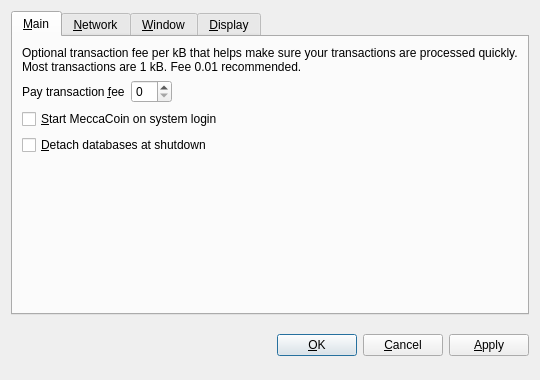
<?xml version="1.0" encoding="UTF-8"?>
<ui version="4.0">
 <class>OptionsDialog</class>
 <widget class="QDialog" name="OptionsDialog">
  <property name="geometry">
   <rect>
    <x>0</x>
    <y>0</y>
    <width>540</width>
    <height>380</height>
   </rect>
  </property>
  <property name="windowTitle">
   <string>Options</string>
  </property>
  <property name="modal">
   <bool>true</bool>
  </property>
  <layout class="QVBoxLayout" name="verticalLayout">
   <item>
    <widget class="QTabWidget" name="tabWidget">
     <property name="tabPosition">
      <enum>QTabWidget::North</enum>
     </property>
     <property name="currentIndex">
      <number>0</number>
     </property>
     <widget class="QWidget" name="tabMain">
      <attribute name="title">
       <string>&amp;Main</string>
      </attribute>
      <layout class="QVBoxLayout" name="verticalLayout_Main">
       <item>
        <widget class="QLabel" name="transactionFeeInfoLabel">
         <property name="text">
          <string>Optional transaction fee per kB that helps make sure your transactions are processed quickly. Most transactions are 1 kB. Fee 0.01 recommended.</string>
         </property>
         <property name="textFormat">
          <enum>Qt::PlainText</enum>
         </property>
         <property name="wordWrap">
          <bool>true</bool>
         </property>
        </widget>
       </item>
       <item>
        <layout class="QHBoxLayout" name="horizontalLayout_Main">
         <item>
          <widget class="QLabel" name="transactionFeeLabel">
           <property name="text">
            <string>Pay transaction &amp;fee</string>
           </property>
           <property name="textFormat">
            <enum>Qt::PlainText</enum>
           </property>
           <property name="buddy">
            <cstring>transactionFee</cstring>
           </property>
          </widget>
         </item>
         <item>
          <widget class="BitcoinAmountField" name="transactionFee"/>
         </item>
         <item>
          <spacer name="horizontalSpacer_Main">
           <property name="orientation">
            <enum>Qt::Horizontal</enum>
           </property>
           <property name="sizeHint" stdset="0">
            <size>
             <width>40</width>
             <height>20</height>
            </size>
           </property>
          </spacer>
         </item>
        </layout>
       </item>
       <item>
        <widget class="QCheckBox" name="bitcoinAtStartup">
         <property name="toolTip">
          <string>Automatically start MeccaCoin after logging in to the system.</string>
         </property>
         <property name="text">
          <string>&amp;Start MeccaCoin on system login</string>
         </property>
        </widget>
       </item>
       <item>
        <widget class="QCheckBox" name="detachDatabases">
         <property name="toolTip">
          <string>Detach block and address databases at shutdown. This means they can be moved to another data directory, but it slows down shutdown. The wallet is always detached.</string>
         </property>
         <property name="text">
          <string>&amp;Detach databases at shutdown</string>
         </property>
        </widget>
       </item>
       <item>
        <spacer name="verticalSpacer_Main">
         <property name="orientation">
          <enum>Qt::Vertical</enum>
         </property>
         <property name="sizeHint" stdset="0">
          <size>
           <width>20</width>
           <height>40</height>
          </size>
         </property>
        </spacer>
       </item>
      </layout>
     </widget>
     <widget class="QWidget" name="tabNetwork">
      <attribute name="title">
       <string>&amp;Network</string>
      </attribute>
      <layout class="QVBoxLayout" name="verticalLayout_Network">
       <item>
        <widget class="QCheckBox" name="mapPortUpnp">
         <property name="toolTip">
          <string>Automatically open the MeccaCoin client port on the router. This only works when your router supports UPnP and it is enabled.</string>
         </property>
         <property name="text">
          <string>Map port using &amp;UPnP</string>
         </property>
        </widget>
       </item>
       <item>
        <widget class="QCheckBox" name="connectSocks">
         <property name="toolTip">
          <string>Connect to the MeccaCoin network through a SOCKS proxy (e.g. when connecting through Tor).</string>
         </property>
         <property name="text">
          <string>&amp;Connect through SOCKS proxy:</string>
         </property>
        </widget>
       </item>
       <item>
        <layout class="QHBoxLayout" name="horizontalLayout_Network">
         <item>
          <widget class="QLabel" name="proxyIpLabel">
           <property name="text">
            <string>Proxy &amp;IP:</string>
           </property>
           <property name="textFormat">
            <enum>Qt::PlainText</enum>
           </property>
           <property name="buddy">
            <cstring>proxyIp</cstring>
           </property>
          </widget>
         </item>
         <item>
          <widget class="QValidatedLineEdit" name="proxyIp">
           <property name="maximumSize">
            <size>
             <width>140</width>
             <height>16777215</height>
            </size>
           </property>
           <property name="toolTip">
            <string>IP address of the proxy (e.g. 127.0.0.1)</string>
           </property>
          </widget>
         </item>
         <item>
          <widget class="QLabel" name="proxyPortLabel">
           <property name="text">
            <string>&amp;Port:</string>
           </property>
           <property name="textFormat">
            <enum>Qt::PlainText</enum>
           </property>
           <property name="buddy">
            <cstring>proxyPort</cstring>
           </property>
          </widget>
         </item>
         <item>
          <widget class="QLineEdit" name="proxyPort">
           <property name="maximumSize">
            <size>
             <width>55</width>
             <height>16777215</height>
            </size>
           </property>
           <property name="toolTip">
            <string>Port of the proxy (e.g. 9050)</string>
           </property>
          </widget>
         </item>
         <item>
          <widget class="QLabel" name="socksVersionLabel">
           <property name="text">
            <string>SOCKS &amp;Version:</string>
           </property>
           <property name="textFormat">
            <enum>Qt::PlainText</enum>
           </property>
           <property name="buddy">
            <cstring>socksVersion</cstring>
           </property>
          </widget>
         </item>
         <item>
          <widget class="QValueComboBox" name="socksVersion">
           <property name="toolTip">
            <string>SOCKS version of the proxy (e.g. 5)</string>
           </property>
          </widget>
         </item>
         <item>
          <spacer name="horizontalSpacer_Network">
           <property name="orientation">
            <enum>Qt::Horizontal</enum>
           </property>
           <property name="sizeHint" stdset="0">
            <size>
             <width>40</width>
             <height>20</height>
            </size>
           </property>
          </spacer>
         </item>
        </layout>
       </item>
       <item>
        <spacer name="verticalSpacer_Network">
         <property name="orientation">
          <enum>Qt::Vertical</enum>
         </property>
         <property name="sizeHint" stdset="0">
          <size>
           <width>20</width>
           <height>40</height>
          </size>
         </property>
        </spacer>
       </item>
      </layout>
     </widget>
     <widget class="QWidget" name="tabWindow">
      <attribute name="title">
       <string>&amp;Window</string>
      </attribute>
      <layout class="QVBoxLayout" name="verticalLayout_Window">
       <item>
        <widget class="QCheckBox" name="minimizeToTray">
         <property name="toolTip">
          <string>Show only a tray icon after minimizing the window.</string>
         </property>
         <property name="text">
          <string>&amp;Minimize to the tray instead of the taskbar</string>
         </property>
        </widget>
       </item>
       <item>
        <widget class="QCheckBox" name="minimizeOnClose">
         <property name="toolTip">
          <string>Minimize instead of exit the application when the window is closed. When this option is enabled, the application will be closed only after selecting Quit in the menu.</string>
         </property>
         <property name="text">
          <string>M&amp;inimize on close</string>
         </property>
        </widget>
       </item>
       <item>
        <spacer name="verticalSpacer_Window">
         <property name="orientation">
          <enum>Qt::Vertical</enum>
         </property>
         <property name="sizeHint" stdset="0">
          <size>
           <width>20</width>
           <height>40</height>
          </size>
         </property>
        </spacer>
       </item>
      </layout>
     </widget>
     <widget class="QWidget" name="tabDisplay">
      <attribute name="title">
       <string>&amp;Display</string>
      </attribute>
      <layout class="QVBoxLayout" name="verticalLayout_Display">
       <item>
        <layout class="QHBoxLayout" name="horizontalLayout_1_Display">
         <item>
          <widget class="QLabel" name="langLabel">
           <property name="text">
            <string>User Interface &amp;language:</string>
           </property>
           <property name="textFormat">
            <enum>Qt::PlainText</enum>
           </property>
           <property name="buddy">
            <cstring>lang</cstring>
           </property>
          </widget>
         </item>
         <item>
          <widget class="QValueComboBox" name="lang">
           <property name="toolTip">
            <string>The user interface language can be set here. This setting will take effect after restarting MeccaCoin.</string>
           </property>
          </widget>
         </item>
        </layout>
       </item>
       <item>
        <layout class="QHBoxLayout" name="horizontalLayout_2_Display">
         <item>
          <widget class="QLabel" name="unitLabel">
           <property name="text">
            <string>&amp;Unit to show amounts in:</string>
           </property>
           <property name="textFormat">
            <enum>Qt::PlainText</enum>
           </property>
           <property name="buddy">
            <cstring>unit</cstring>
           </property>
          </widget>
         </item>
         <item>
          <widget class="QValueComboBox" name="unit">
           <property name="toolTip">
            <string>Choose the default subdivision unit to show in the interface and when sending coins.</string>
           </property>
          </widget>
         </item>
        </layout>
       </item>
       <item>
        <widget class="QCheckBox" name="displayAddresses">
         <property name="toolTip">
          <string>Whether to show MeccaCoin addresses in the transaction list or not.</string>
         </property>
         <property name="text">
          <string>&amp;Display addresses in transaction list</string>
         </property>
        </widget>
       </item>
       <item>
        <spacer name="verticalSpacer_Display">
         <property name="orientation">
          <enum>Qt::Vertical</enum>
         </property>
         <property name="sizeHint" stdset="0">
          <size>
           <width>20</width>
           <height>40</height>
          </size>
         </property>
        </spacer>
       </item>
      </layout>
     </widget>
    </widget>
   </item>
   <item>
    <layout class="QHBoxLayout" name="horizontalLayout_Buttons">
     <item>
      <spacer name="horizontalSpacer_1">
       <property name="orientation">
        <enum>Qt::Horizontal</enum>
       </property>
       <property name="sizeHint" stdset="0">
        <size>
         <width>40</width>
         <height>48</height>
        </size>
       </property>
      </spacer>
     </item>
     <item>
      <widget class="QLabel" name="statusLabel">
       <property name="font">
        <font>
         <weight>75</weight>
         <bold>true</bold>
        </font>
       </property>
       <property name="text">
        <string/>
       </property>
       <property name="textFormat">
        <enum>Qt::PlainText</enum>
       </property>
       <property name="wordWrap">
        <bool>true</bool>
       </property>
      </widget>
     </item>
     <item>
      <spacer name="horizontalSpacer_2">
       <property name="orientation">
        <enum>Qt::Horizontal</enum>
       </property>
       <property name="sizeHint" stdset="0">
        <size>
         <width>40</width>
         <height>48</height>
        </size>
       </property>
      </spacer>
     </item>
     <item>
      <widget class="QPushButton" name="okButton">
       <property name="text">
        <string>&amp;OK</string>
       </property>
      </widget>
     </item>
     <item>
      <widget class="QPushButton" name="cancelButton">
       <property name="text">
        <string>&amp;Cancel</string>
       </property>
       <property name="autoDefault">
        <bool>false</bool>
       </property>
      </widget>
     </item>
     <item>
      <widget class="QPushButton" name="applyButton">
       <property name="text">
        <string>&amp;Apply</string>
       </property>
       <property name="autoDefault">
        <bool>false</bool>
       </property>
      </widget>
     </item>
    </layout>
   </item>
  </layout>
 </widget>
 <customwidgets>
  <customwidget>
   <class>BitcoinAmountField</class>
   <extends>QSpinBox</extends>
   <header>bitcoinamountfield.h</header>
  </customwidget>
  <customwidget>
   <class>QValueComboBox</class>
   <extends>QComboBox</extends>
   <header>qvaluecombobox.h</header>
  </customwidget>
  <customwidget>
   <class>QValidatedLineEdit</class>
   <extends>QLineEdit</extends>
   <header>qvalidatedlineedit.h</header>
  </customwidget>
 </customwidgets>
 <resources/>
 <connections/>
</ui>
